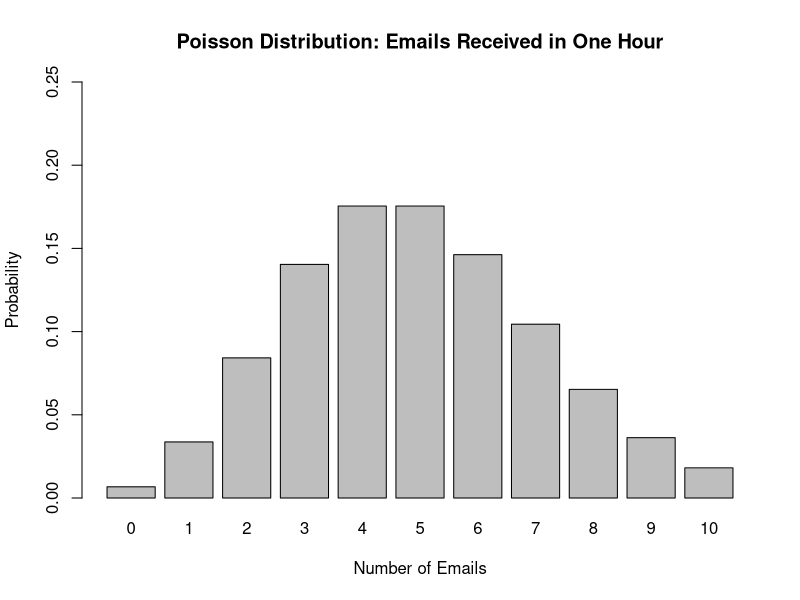

Generate this figure with R:
# Parameter for Poisson distribution
lambda <- 5 # average number of emails per hour

# Compute probabilities for receiving 0 to 10 emails
poisson_probs <- dpois(0:10, lambda=lambda)

# Create a bar plot for the Poisson distribution
barplot(poisson_probs, names.arg=0:10, ylim=c(0, 0.25), 
        xlab="Number of Emails", ylab="Probability", 
        main="Poisson Distribution: Emails Received in One Hour")
